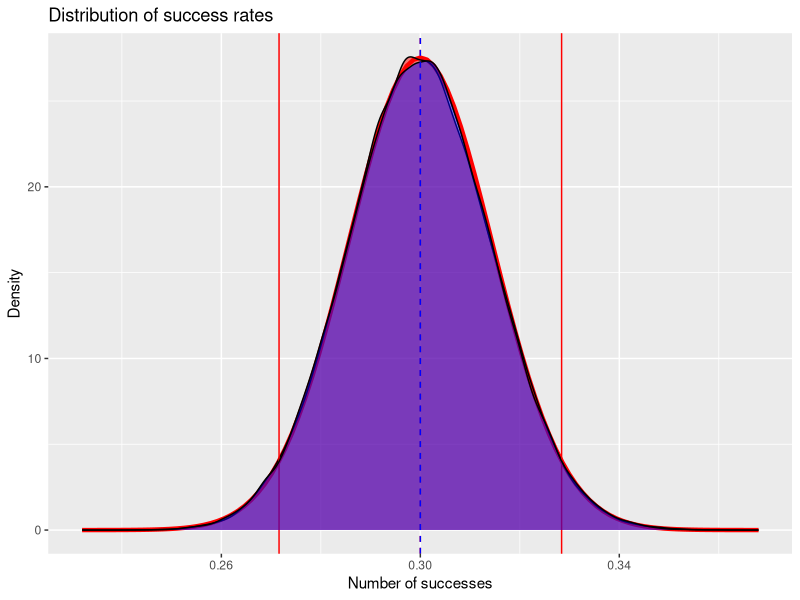
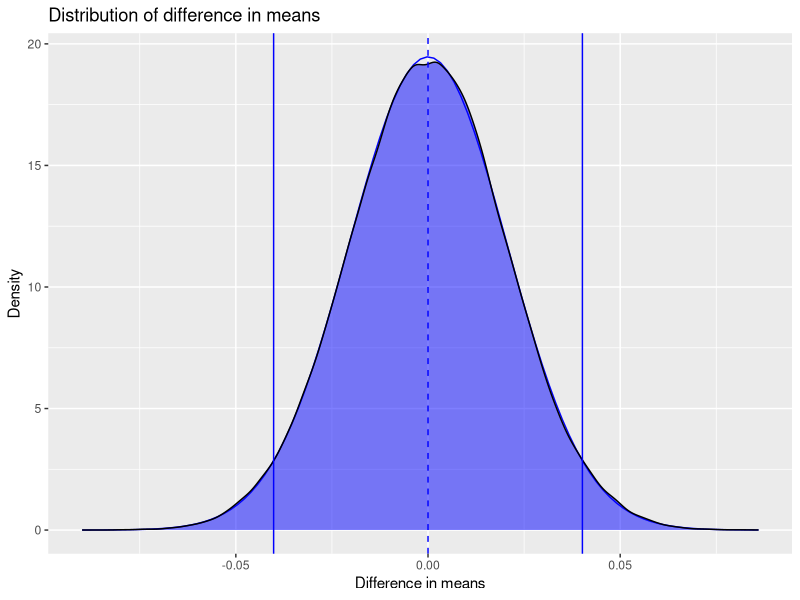
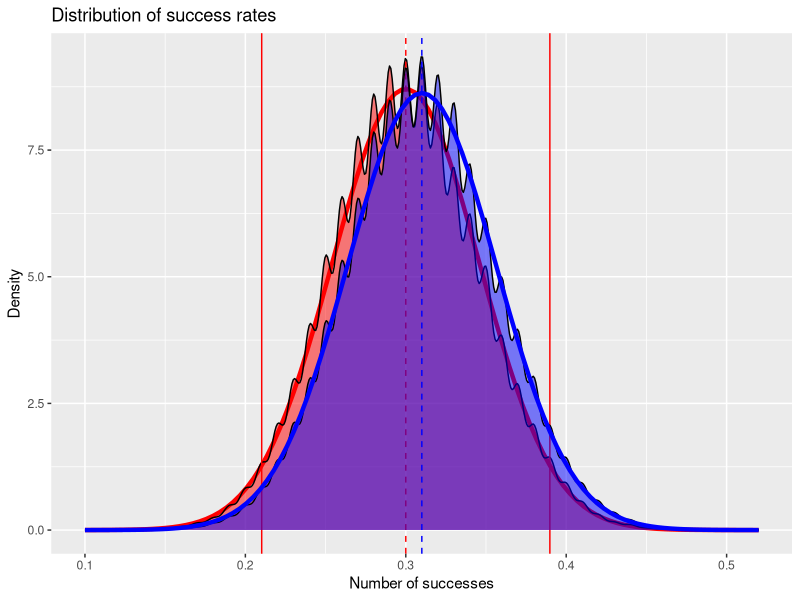
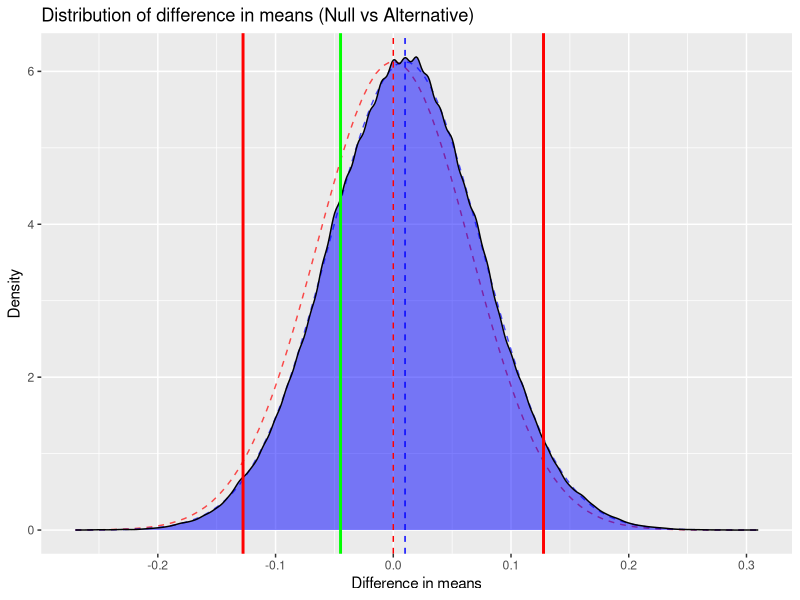

R code for these plots, in order:
library(ggplot2)
library(data.table)
library(magrittr)
library(pwr)

num_simulations <- 100000
n <- 1000

###### Null hypothesis is true
a_success_rate_null <- 0.3
b_success_rate_null <- 0.3

a_standard_error_null <- sqrt(a_success_rate_null * (1 - a_success_rate_null) / n)

a_simulations_null <- rbinom(num_simulations, n, a_success_rate_null) / n
b_simulations_null <- rbinom(num_simulations, n, b_success_rate_null) / n

ggplot(data.table(a_simulations = a_simulations_null, b_simulations = b_simulations_null)) +
  geom_function(fun = function(x) dnorm(x, mean = a_success_rate_null, sd = a_standard_error_null), color = "red", size = 1.5) +
  geom_density(aes(x = a_simulations), fill = "red", alpha = 0.5) +
  geom_vline(xintercept = a_success_rate_null, color = "red", linetype = "dashed") +
  geom_vline(xintercept = a_success_rate_null + 1.96 * a_standard_error_null, color = "red") +
  geom_vline(xintercept = a_success_rate_null - 1.96 * a_standard_error_null, color = "red") +
  geom_density(aes(x = b_simulations), fill = "blue", alpha = 0.5) +
  geom_vline(xintercept = b_success_rate_null, color = "blue", linetype = "dashed") +
  labs(
    x = "Number of successes",
    y = "Density",
    title = "Distribution of success rates"
  )

# Bayesian approach: choose B if B's posterior is higher than A's
paste("Ratio when B is better than A:", round(mean(b_simulations_null > a_simulations_null), 4) * 100, "%")

paste(
    "Ratio when we choose B based on statistical significance:",
    round(mean(b_simulations_null > (a_success_rate_null + qnorm(0.975) * a_standard_error_null)), 4) * 100,
    "%"
)

### Same with difference in means

b_standard_error_null <- sqrt(b_success_rate_null * (1 - b_success_rate_null) / n)
pooled_standard_error_null <- sqrt(a_standard_error_null^2 + b_standard_error_null^2)
difference_in_means_null <- b_simulations_null - a_simulations_null

ggplot(data.table(difference_in_means = difference_in_means_null)) +
  geom_function(fun = function(x) dnorm(x, mean = 0, sd = pooled_standard_error_null), color = "blue") +
  geom_density(aes(x = difference_in_means), fill = "blue", alpha = 0.5) +
  geom_vline(xintercept = 0, color = "blue", linetype = "dashed") +
  geom_vline(xintercept = qnorm(0.025) * pooled_standard_error_null, color = "blue") +
  geom_vline(xintercept = qnorm(0.975) * pooled_standard_error_null, color = "blue") +
  labs(
    x = "Difference in means",
    y = "Density",
    title = "Distribution of difference in means"
  )


paste("Ratio when B is better than A:", round(mean(difference_in_means_null > 0), 4) * 100, "%")

paste(
    "Ratio when we choose B based on statistical significance:",
    round(mean(difference_in_means_null > qnorm(0.975) * pooled_standard_error_null), 4) * 100,
    "%"
)


###### Alternative hypothesis is true

###### Calculate sample size for a given power and effect size
a_success_rate_alternative <- 0.30
b_success_rate_alternative <- 0.31

effect_size <- b_success_rate_alternative - a_success_rate_alternative
result <- power.prop.test(p1 = a_success_rate_alternative, p2 = b_success_rate_alternative, sig.level = 0.05, power = 0.8)
n <- round(result$n)

# OVERRIDE N to see what decisions would we make with smaller samples?
n <- 100

a_standard_error_alternative <- sqrt(a_success_rate_alternative * (1 - a_success_rate_alternative) / n)
b_standard_error_alternative <- sqrt(b_success_rate_alternative * (1 - b_success_rate_alternative) / n)
pooled_standard_error_alternative <- sqrt(a_standard_error_alternative^2 + b_standard_error_alternative^2)

a_simulations_alternative <- rbinom(num_simulations, n, a_success_rate_alternative) / n
b_simulations_alternative <- rbinom(num_simulations, n, b_success_rate_alternative) / n
difference_in_means_alternative <- b_simulations_alternative - a_simulations_alternative

ggplot(data.table(a_simulations = a_simulations_alternative, b_simulations = b_simulations_alternative)) +
  # A Success Rate
  geom_function(fun = function(x) dnorm(x, mean = a_success_rate_alternative, sd = a_standard_error_alternative), color = "red", size = 1.5) +
  geom_density(aes(x = a_simulations), fill = "red", alpha = 0.5) +
  geom_vline(xintercept = a_success_rate_alternative, color = "red", linetype = "dashed") +
  geom_vline(xintercept = a_success_rate_alternative + qnorm(0.025) * a_standard_error_alternative, color = "red") +
  geom_vline(xintercept = a_success_rate_alternative + qnorm(0.975) * a_standard_error_alternative, color = "red") +
  # B Success Rate
  geom_density(aes(x = b_simulations), fill = "blue", alpha = 0.5) +
  geom_function(fun = function(x) dnorm(x, mean = b_success_rate_alternative, sd = b_standard_error_alternative), color = "blue", size = 1.5) +
  geom_vline(xintercept = b_success_rate_alternative, color = "blue", linetype = "dashed") +
  labs(
    x = "Number of successes",
    y = "Density",
    title = "Distribution of success rates"
  )

paste("Ratio when B is better than A:", round(mean(b_simulations_alternative > a_simulations_alternative), 4) * 100, "%")
paste("Ratio when B is better than A:", round(mean(difference_in_means_alternative > 0), 4) * 100, "%")

paste(
    "Ratio when we choose B based on statistical significance:",
    round(mean(difference_in_means_alternative > qnorm(0.975) * pooled_standard_error_alternative), 4) * 100,
    "%"
)

ggplot(data.table(difference_in_means = difference_in_means_alternative)) +
  geom_function(fun = function(x) dnorm(x, mean = 0, sd = pooled_standard_error_alternative),
                color = "red", linetype = "dashed", alpha = 0.7) +
  geom_function(fun = function(x) dnorm(x, mean = effect_size, sd = pooled_standard_error_alternative),
                color = "blue", linetype = "dashed", alpha = 0.7) +
  geom_density(aes(x = difference_in_means), fill = "blue", alpha = 0.5) +
  geom_vline(xintercept = 0, color = "red", linetype = "dashed") +
  geom_vline(xintercept = effect_size, color = "blue", linetype = "dashed") +
  geom_vline(xintercept = qnorm(0.025) * pooled_standard_error_alternative, color = "red", linewidth = 1) +
  geom_vline(xintercept = qnorm(0.975) * pooled_standard_error_alternative, color = "red", linewidth = 1) +
  geom_vline(xintercept = effect_size + qnorm(0.2) * pooled_standard_error_alternative, color = "green", linewidth = 1) +
  labs(
    x = "Difference in means",
    y = "Density",
    title = "Distribution of difference in means (Null vs Alternative)"
  )

## Cost of choice in Bayesian approach

# NULL

# Expected regret per user
mean(pmin(0, difference_in_means_null))
# Expected gain per user
mean(pmax(0, difference_in_means_null))

# ALTERNATIVE

# Expected regret per user
mean(pmin(0, difference_in_means_alternative))
# Expected gain per user
mean(pmax(0, difference_in_means_alternative))

# Expected regret per user as a percentage of the effect size
mean(pmin(0, difference_in_means_alternative)) / effect_size
# Expected gain per user as a percentage of the effect size
mean(pmax(0, difference_in_means_alternative)) / effect_size

# expected_regret_total <- expected_regret_per_user * remaining_users
# expected_gain_total <- expected_gain_per_user * remaining_users
